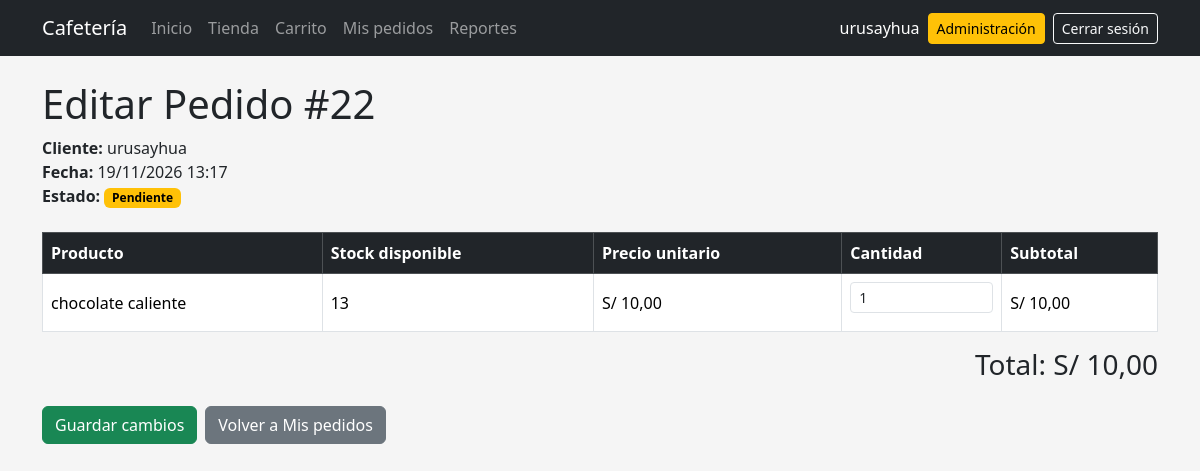
Page /pedido/22/editar/ (signed in) on the committed database.
### pedidos/models.py (models this page shows, shortened)
class Pedido(models.Model):
    class Estado(models.TextChoices):
        PENDIENTE = "PENDIENTE", "Pendiente"
        PREPARACION = "PREPARACION", "En preparación"
        ATENDIDO = "ATENDIDO", "Atendido"
        CANCELADO = "CANCELADO", "Cancelado"
    TRANSICIONES_VALIDAS = {
        Estado.PENDIENTE: [Estado.PREPARACION, Estado.CANCELADO],
        Estado.PREPARACION: [Estado.ATENDIDO, Estado.CANCELADO],
        Estado.ATENDIDO: [],
        Estado.CANCELADO: [],
    }
    usuario = models.ForeignKey(
        settings.AUTH_USER_MODEL,
        on_delete=models.CASCADE,
        related_name="pedidos",
    )
    fecha = models.DateTimeField(auto_now_add=True)
    total = models.DecimalField(
        max_digits=10,
        decimal_places=2,
        default=0,
    )
    estado = models.CharField(
        max_length=20,
        choices=Estado.choices,
        default=Estado.PENDIENTE,
    )
    stock_devuelto = models.BooleanField(default=False)
    class Meta:
        ordering = ["-fecha"]

class DetallePedido(models.Model):
    pedido = models.ForeignKey(
        Pedido,
        on_delete=models.CASCADE,
        related_name="detalles",
    )
    producto = models.ForeignKey(
        Producto,
        on_delete=models.CASCADE,
        related_name="detalles_pedido",
    )
    cantidad = models.PositiveIntegerField(
        default=1
    )
    precio_unitario = models.DecimalField(
        max_digits=8,
        decimal_places=2,
        default=0,
    )
    @property
    def subtotal(self):
        return self.precio_unitario * self.cantidad
    class Meta:
        verbose_name = "Detalle de pedido"
        verbose_name_plural = "Detalles de pedido"

class Producto(models.Model):
    nombre = models.CharField(max_length=100)
    descripcion = models.TextField(blank=True)
    categoria = models.ForeignKey(
        Categoria,
        on_delete=models.SET_NULL,
        null=True,
        blank=True,
        related_name="productos",
    )
    precio = models.DecimalField(
        max_digits=8,
        decimal_places=2,
    )
    stock = models.PositiveIntegerField(default=0)
    imagen = models.ImageField(
        upload_to="productos/",
        blank=True,
    )
    activo = models.BooleanField(default=True)
    class Meta:
        ordering = ["nombre"]

### pedidos/views.py (the view, shortened to what this page needs)
@login_required
def editar_pedido(request, pedido_id):
    if not request.user.is_staff:
        raise PermissionDenied
    pedido = get_object_or_404(
        Pedido,
        id=pedido_id,
    )
    detalles = (
        pedido.detalles
        .select_related("producto")
        .all()
    )
    return render(
        request,
        "pedidos/editar.html",
        {
            "pedido": pedido,
            "detalles": detalles,
        },
    )

### pedidos/templates/pedidos/editar.html (shortened to what this page needs)
{% extends "base.html" %}
{% block content %}
<h1>
    Editar Pedido #{{ pedido.id }}
</h1>
<div class="mb-4">
    <strong>
        Cliente:
    </strong>
    {{ pedido.usuario.username }}
    <br>
    <strong>
        Fecha:
    </strong>
    {{ pedido.fecha|date:"d/m/Y H:i" }}
    <br>
    <strong>
        Estado:
    </strong>
    {% include "pedidos/_estado_badge.html" with pedido=pedido %}
</div>
<form method="POST">
    <div class="table-responsive">
        <table class="table table-bordered align-middle">
            <thead class="table-dark">
                <tr>
                    <th>
                        Producto
                    </th>
                    <th>
                        Stock disponible
                    </th>
                    <th>
                        Precio unitario
                    </th>
                    <th style="width: 160px;">
                        Cantidad
                    </th>
                    <th>
                        Subtotal
                    </th>
                </tr>
            </thead>
            <tbody>
                {% for detalle in detalles %}
                <tr>
                    <td>
                        {{ detalle.producto.nombre }}
                    </td>
                    <td>
                        {{ detalle.producto.stock }}
                    </td>
                    <td>
                        S/ {{ detalle.precio_unitario }}
                    </td>
                    <td>
                        <input
                            type="number"
                            name="cantidad_{{ detalle.id }}"
                            value="{{ detalle.cantidad }}"
                            min="1"
                            class="form-control form-control-sm"
                        >
                    </td>
                    <td>
                        S/ {{ detalle.subtotal }}
                    </td>
                </tr>
                {% empty %}
                <tr>
                    <td colspan="5" class="text-center">
                        No existen productos en este pedido.
                    </td>
                </tr>
                {% endfor %}
            </tbody>
        </table>
    </div>
    <div class="text-end mb-4">
        <h3>
            Total: S/ {{ pedido.total }}
        </h3>
    </div>
    <div class="d-flex gap-2">
        {% if pedido.estado == "PENDIENTE" %}
        <button type="submit" class="btn btn-success">
            Guardar cambios
        </button>
        {% endif %}
        <a
            href="{% url 'mis_pedidos' %}"
            class="btn btn-secondary"
        >
            Volver a Mis pedidos
        </a>
    </div>
</form>
{% endblock %}

### pedidos/templates/base.html (shortened to what this page needs)
{% load static %}
<!DOCTYPE html>
<html lang="es">
<head>
    <link
        href="https://cdn.jsdelivr.net/npm/bootstrap@5.3.3/dist/css/bootstrap.min.css"
        rel="stylesheet"
    >
    <link
        rel="stylesheet"
        href="{% static 'css/base.css' %}"
    >
</head>
<body>
{% if user.is_authenticated %}
<nav
    class="navbar navbar-expand-lg bg-dark"
    data-bs-theme="dark"
>
    <div class="container">
        <a
            class="navbar-brand"
            href="{% url 'inicio' %}"
        >
            Cafetería
        </a>
        <div
            class="collapse navbar-collapse"
            id="menuPrincipal"
        >
            <div class="navbar-nav me-auto">
                <a
                    class="nav-link"
                    href="{% url 'inicio' %}"
                >
                    Inicio
                </a>
                <a
                    class="nav-link"
                    href="{% url 'tienda' %}"
                >
                    Tienda
                </a>
                <a
                    class="nav-link"
                    href="{% url 'ver_carrito' %}"
                >
                    Carrito
                </a>
                <a
                    class="nav-link"
                    href="{% url 'mis_pedidos' %}"
                >
                    Mis pedidos
                </a>
                {% if user.is_staff %}
                <a
                    class="nav-link"
                    href="{% url 'reportes' %}"
                >
                    Reportes
                </a>
                {% endif %}
            </div>
            <div
                class="d-flex align-items-center gap-2"
            >
                <span
                    class="navbar-text text-white"
                >
                    {{ user.username }}
                </span>
                {% if user.is_staff %}
                <a
                    href="{% url 'admin:index' %}"
                    class="btn btn-warning btn-sm"
                >
                    Administración
                </a>
                {% endif %}
                <form
                    method="post"
                    action="{% url 'logout' %}"
                    class="m-0"
                >
                    <button
                        type="submit"
                        class="btn btn-outline-light btn-sm"
                    >
                        Cerrar sesión
                    </button>
                </form>
            </div>
        </div>
    </div>
</nav>
{% endif %}
<main class="container py-4">
    {% block content %}
    {% endblock %}
</main>
</body>
</html>

### static/css/base.css (style rules this page uses)
body { background-color: #f4f4f4; }
form input, form select, form textarea { width: 100%; padding: 8px; margin-bottom: 10px; }
.navbar form { width: auto; }
.navbar form button { width: auto; }
body { background-color: #f5f5f5; }

### rows in the picture
Pedido: id "22", usuario.username "urusayhua", fecha "19/11/2026 13:17", total "10,00"
DetallePedido: producto.nombre "chocolate caliente", producto.stock "13", precio_unitario "10,00", cantidad "1", subtotal "10,00"

### other values in the picture
{{ user.username }} "urusayhua"
